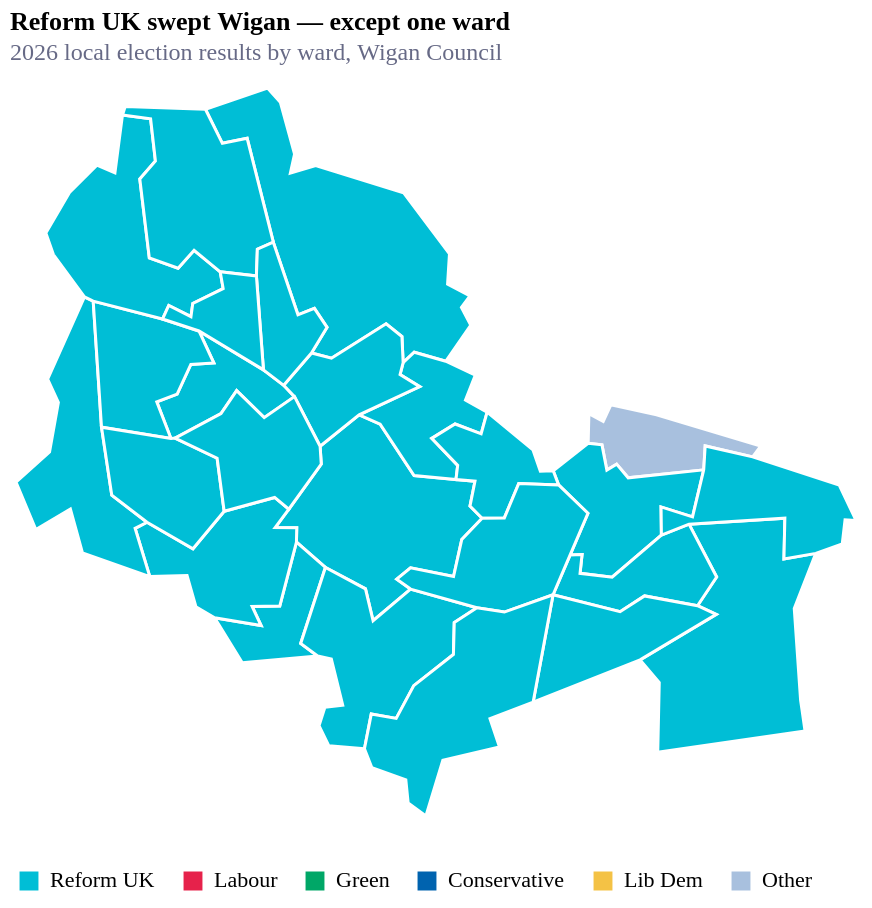

Write notebook code for a chart like this one.
### Code cell
color_scale = alt.Scale(
    domain=["Reform UK", "Labour", "Green", "Conservative", "Lib Dem", "Other"],
    range=["#00bed6", "#E6224B", "#00A767", "#0063AF", "#F4C245", "#a8c0de"],
)

chart_map_wigan = (
    alt.Chart(alt.Data(values=wigan_geo_all["features"]))
    .mark_geoshape(stroke="white", strokeWidth=1.5)
    .transform_lookup(
        lookup="properties.WD24NM",
        from_=alt.LookupData(
            data=df_wide,
            key="WD24NM",
            fields=["Ward", "winner", "Reform UK", "Labour", "Green", "Conservative", "Lib Dem"],
        ),
    )
    .encode(
        color=alt.Color(
            "winner:N",
            scale=color_scale,
            legend=alt.Legend(
                title=None,
                orient="bottom",
                symbolType="square",
                symbolSize=120,
                labelFontSize=11,
            ),
        ),
        tooltip=[
            alt.Tooltip("Ward:N",          title="Ward"),
            alt.Tooltip("winner:N",        title="Winner"),
            alt.Tooltip("Reform UK:Q",     title="Reform UK (%)",    format=".1f"),
            alt.Tooltip("Labour:Q",        title="Labour (%)",       format=".1f"),
            alt.Tooltip("Green:Q",         title="Green (%)",        format=".1f"),
            alt.Tooltip("Conservative:Q",  title="Conservative (%)", format=".1f"),
            alt.Tooltip("Lib Dem:Q",       title="Lib Dem (%)",      format=".1f"),
        ],
    )
    .project(type="mercator")
    .properties(
        width=420,
        height=380,
        title=alt.TitleParams(
            text="Reform UK swept Wigan — except one ward",
            subtitle=["2026 local election results by ward, Wigan Council"],
            subtitleColor="#676A86",
            subtitleFontSize=12,
            anchor="start",
        ),
    )
)

chart_map_wigan

### Figure 1 — Vega-Lite specification as saved in the notebook (floating-point values rounded to 4 significant figures)
{"config": {"font": "Circular Std", "mark": {"line": {"interpolate": "monotone"}}, "view": {"stroke": "transparent", "width": 400, "height": 300}, "range": {"category": ["#36B7B4", "#E6224B", "#F4C245", "#0063AF", "#00A767", "#179FDB", "#EB5C2E"], "diverging": ["#E6224B", "#E54753", "#C9C9C9", "#179FDB", "#122B39"], "heatmap": ["#C9C9C9", "#179FDB", "#0063AF", "#122B39"], "ordinal": ["#00A767", "#36B7B4", "#179FDB", "#0063AF", "#243B5A"]}, "axisX": {"domainColor": "#676A86", "domainOpacity": 0.5, "grid": false, "labelAngle": 0, "labelColor": "#676A86", "labelOpacity": 0.7, "orient": "bottom", "tickColor": "#676A86", "tickCount": 10, "tickOpacity": 0.5, "title": false, "titleAlign": "center", "titleAnchor": "middle", "titleColor": "#676A86", "titleFontSize": 12, "titleOpacity": 0.8, "titleY": -15}, "axisY": {"domainColor": "#676A86", "domainOpacity": 0.5, "gridColor": "#676A86", "gridDash": [1, 5], "gridOpacity": 0.5, "labelColor": "#676A86", "labelOpacity": 0.7, "labelPadding": 5, "tickColor": "#676A86", "tickCount": 8, "tickOpacity": 0.5, "ticks": false, "titleAlign": "left", "titleAngle": 0, "titleBaseline": "bottom", "titleColor": "#676A86", "titleFontSize": 12, "titleOpacity": 0.8, "titleX": 0, "titleY": -7}}, "data": {"values": [{"type": "Feature", "geometry": {"type": "Polygon", "coordinates": [[[-2.565, 53.52], [-2.558, 53.52], [-2.56, 53.52], [-2.556, 53.51], [-2.563, 53.51], [-2.566, 53.5], [-2.582, 53.5], [-2.588, 53.5], [-2.582, 53.5], [-2.596, 53.49], [-2.599, 53.5], [-2.614, 53.5], [-2.625, 53.51], [-2.625, 53.51], [-2.633, 53.51], [-2.628, 53.51], [-2.616, 53.52], [-2.616, 53.53], [-2.602, 53.54], [-2.594, 53.53], [-2.581, 53.52], [-2.565, 53.52]]]}, "properties": {"WD24NM": "Abram", "WD24CD": "E05014989"}}, {"type": "Feature", "geometry": {"type": "Polygon", "coordinates": [[[-2.614, 53.5], [-2.624, 53.48], [-2.617, 53.48], [-2.646, 53.48], [-2.656, 53.49], [-2.638, 53.49], [-2.642, 53.49], [-2.631, 53.49], [-2.625, 53.51], [-2.614, 53.5]]]}, "properties": {"WD24NM": "Ashton-in-Makerfield South", "WD24CD": "E05014990"}}, {"type": "Feature", "geometry": {"type": "Polygon", "coordinates": [[[-2.631, 53.61], [-2.626, 53.59], [-2.628, 53.59], [-2.618, 53.59], [-2.585, 53.59], [-2.568, 53.57], [-2.569, 53.56], [-2.56, 53.56], [-2.563, 53.56], [-2.56, 53.56], [-2.569, 53.55], [-2.581, 53.55], [-2.585, 53.55], [-2.586, 53.55], [-2.592, 53.56], [-2.612, 53.55], [-2.62, 53.55], [-2.614, 53.56], [-2.618, 53.56], [-2.625, 53.56], [-2.634, 53.57], [-2.644, 53.6], [-2.653, 53.6], [-2.659, 53.6], [-2.636, 53.61], [-2.631, 53.61]]]}, "properties": {"WD24NM": "Aspull, New Springs & Whelley", "WD24CD": "E05014991"}}, {"type": "Feature", "geometry": {"type": "Polygon", "coordinates": [[[-2.43, 53.5], [-2.439, 53.49], [-2.436, 53.47], [-2.436, 53.47], [-2.434, 53.47], [-2.49, 53.46], [-2.489, 53.48], [-2.496, 53.48], [-2.468, 53.49], [-2.475, 53.49], [-2.468, 53.5], [-2.478, 53.51], [-2.442, 53.51], [-2.442, 53.5], [-2.43, 53.5]]]}, "properties": {"WD24NM": "Astley", "WD24CD": "E05014992"}}, {"type": "Feature", "geometry": {"type": "Polygon", "coordinates": [[[-2.49, 53.54], [-2.451, 53.53], [-2.454, 53.53], [-2.472, 53.53], [-2.472, 53.52], [-2.501, 53.52], [-2.505, 53.52], [-2.509, 53.52], [-2.511, 53.53], [-2.516, 53.53], [-2.516, 53.54], [-2.51, 53.53], [-2.507, 53.54], [-2.49, 53.54]]]}, "properties": {"WD24NM": "Atherton North", "WD24CD": "E05014993"}}, {"type": "Feature", "geometry": {"type": "Polygon", "coordinates": [[[-2.472, 53.52], [-2.477, 53.51], [-2.488, 53.52], [-2.488, 53.51], [-2.507, 53.5], [-2.519, 53.5], [-2.518, 53.5], [-2.523, 53.5], [-2.516, 53.51], [-2.527, 53.52], [-2.529, 53.52], [-2.516, 53.53], [-2.511, 53.53], [-2.509, 53.52], [-2.505, 53.52], [-2.501, 53.52], [-2.472, 53.52]]]}, "properties": {"WD24NM": "Atherton South & Lilford", "WD24CD": "E05014994"}}, {"type": "Feature", "geometry": {"type": "Polygon", "coordinates": [[[-2.628, 53.51], [-2.633, 53.51], [-2.625, 53.51], [-2.625, 53.51], [-2.631, 53.49], [-2.642, 53.49], [-2.638, 53.49], [-2.656, 53.49], [-2.663, 53.49], [-2.666, 53.5], [-2.68, 53.5], [-2.686, 53.51], [-2.681, 53.51], [-2.664, 53.51], [-2.652, 53.51], [-2.633, 53.52], [-2.628, 53.51]]]}, "properties": {"WD24NM": "Bryn with Ashton-in-Makerfield North", "WD24CD": "E05014995"}}, {"type": "Feature", "geometry": {"type": "Polygon", "coordinates": [[[-2.638, 53.55], [-2.63, 53.54], [-2.626, 53.54], [-2.637, 53.53], [-2.648, 53.54], [-2.654, 53.54], [-2.671, 53.53], [-2.672, 53.53], [-2.678, 53.54], [-2.67, 53.54], [-2.665, 53.55], [-2.656, 53.55], [-2.662, 53.55], [-2.638, 53.55]]]}, "properties": {"WD24NM": "Douglas", "WD24CD": "E05014996"}}, {"type": "Feature", "geometry": {"type": "Polygon", "coordinates": [[[-2.582, 53.5], [-2.558, 53.49], [-2.566, 53.49], [-2.566, 53.48], [-2.581, 53.48], [-2.588, 53.47], [-2.597, 53.47], [-2.6, 53.46], [-2.613, 53.46], [-2.617, 53.47], [-2.615, 53.47], [-2.608, 53.47], [-2.612, 53.48], [-2.617, 53.48], [-2.624, 53.48], [-2.614, 53.5], [-2.599, 53.5], [-2.596, 53.49], [-2.582, 53.5]]]}, "properties": {"WD24NM": "Golborne & Lowton West", "WD24CD": "E05014997"}}, {"type": "Feature", "geometry": {"type": "Polygon", "coordinates": [[[-2.569, 53.55], [-2.558, 53.54], [-2.562, 53.54], [-2.554, 53.54], [-2.556, 53.53], [-2.566, 53.53], [-2.574, 53.53], [-2.565, 53.52], [-2.565, 53.52], [-2.581, 53.52], [-2.594, 53.53], [-2.602, 53.54], [-2.579, 53.54], [-2.586, 53.54], [-2.585, 53.55], [-2.581, 53.55], [-2.569, 53.55]]]}, "properties": {"WD24NM": "Hindley", "WD24CD": "E05014998"}}, {"type": "Feature", "geometry": {"type": "Polygon", "coordinates": [[[-2.529, 53.52], [-2.527, 53.52], [-2.542, 53.52], [-2.547, 53.51], [-2.556, 53.51], [-2.56, 53.52], [-2.558, 53.52], [-2.565, 53.52], [-2.565, 53.52], [-2.574, 53.53], [-2.566, 53.53], [-2.556, 53.53], [-2.554, 53.54], [-2.537, 53.53], [-2.534, 53.52], [-2.529, 53.52]]]}, "properties": {"WD24NM": "Hindley Green", "WD24CD": "E05014999"}}, {"type": "Feature", "geometry": {"type": "Polygon", "coordinates": [[[-2.585, 53.55], [-2.586, 53.54], [-2.579, 53.54], [-2.602, 53.54], [-2.616, 53.53], [-2.626, 53.54], [-2.63, 53.54], [-2.62, 53.55], [-2.612, 53.55], [-2.592, 53.56], [-2.586, 53.55], [-2.585, 53.55]]]}, "properties": {"WD24NM": "Ince", "WD24CD": "E05015000"}}, {"type": "Feature", "geometry": {"type": "Polygon", "coordinates": [[[-2.475, 53.49], [-2.495, 53.5], [-2.504, 53.49], [-2.529, 53.5], [-2.523, 53.5], [-2.518, 53.5], [-2.519, 53.5], [-2.507, 53.5], [-2.488, 53.51], [-2.478, 53.51], [-2.468, 53.5], [-2.475, 53.49]]]}, "properties": {"WD24NM": "Leigh Central & Higher Folds", "WD24CD": "E05015001"}}, {"type": "Feature", "geometry": {"type": "Polygon", "coordinates": [[[-2.475, 53.49], [-2.468, 53.49], [-2.496, 53.48], [-2.536, 53.47], [-2.529, 53.5], [-2.504, 53.49], [-2.495, 53.5], [-2.475, 53.49]]]}, "properties": {"WD24NM": "Leigh South", "WD24CD": "E05015002"}}, {"type": "Feature", "geometry": {"type": "Polygon", "coordinates": [[[-2.527, 53.52], [-2.516, 53.51], [-2.523, 53.5], [-2.529, 53.5], [-2.547, 53.49], [-2.558, 53.49], [-2.582, 53.5], [-2.588, 53.5], [-2.582, 53.5], [-2.566, 53.5], [-2.563, 53.51], [-2.556, 53.51], [-2.547, 53.51], [-2.542, 53.52], [-2.527, 53.52]]]}, "properties": {"WD24NM": "Leigh West", "WD24CD": "E05015003"}}, {"type": "Feature", "geometry": {"type": "Polygon", "coordinates": [[[-2.536, 53.47], [-2.553, 53.47], [-2.549, 53.46], [-2.57, 53.46], [-2.577, 53.45], [-2.583, 53.45], [-2.584, 53.45], [-2.597, 53.46], [-2.6, 53.46], [-2.597, 53.47], [-2.588, 53.47], [-2.581, 53.48], [-2.566, 53.48], [-2.566, 53.49], [-2.558, 53.49], [-2.547, 53.49], [-2.529, 53.5], [-2.536, 53.47]]]}, "properties": {"WD24NM": "Lowton East", "WD24CD": "E05015004"}}, {"type": "Feature", "geometry": {"type": "Polygon", "coordinates": [[[-2.701, 53.56], [-2.698, 53.53], [-2.694, 53.52], [-2.681, 53.51], [-2.686, 53.51], [-2.68, 53.5], [-2.705, 53.5], [-2.71, 53.51], [-2.723, 53.51], [-2.73, 53.52], [-2.718, 53.53], [-2.715, 53.54], [-2.719, 53.54], [-2.705, 53.56], [-2.701, 53.56]]]}, "properties": {"WD24NM": "Orrell", "WD24CD": "E05015005"}}, {"type": "Feature", "geometry": {"type": "Polygon", "coordinates": [[[-2.675, 53.56], [-2.662, 53.55], [-2.656, 53.55], [-2.665, 53.55], [-2.67, 53.54], [-2.678, 53.54], [-2.672, 53.53], [-2.698, 53.53], [-2.701, 53.56], [-2.675, 53.56]]]}, "properties": {"WD24NM": "Pemberton", "WD24CD": "E05015006"}}, {"type": "Feature", "geometry": {"type": "Polygon", "coordinates": [[[-2.654, 53.57], [-2.653, 53.56], [-2.664, 53.56], [-2.665, 53.56], [-2.673, 53.56], [-2.675, 53.56], [-2.701, 53.56], [-2.705, 53.56], [-2.716, 53.57], [-2.719, 53.58], [-2.71, 53.59], [-2.7, 53.59], [-2.693, 53.59], [-2.69, 53.6], [-2.68, 53.6], [-2.678, 53.59], [-2.684, 53.59], [-2.68, 53.57], [-2.67, 53.57], [-2.664, 53.57], [-2.654, 53.57]]]}, "properties": {"WD24NM": "Shevington with Lower Ground & Moor", "WD24CD": "E05015007"}}, {"type": "Feature", "geometry": {"type": "Polygon", "coordinates": [[[-2.659, 53.6], [-2.653, 53.6], [-2.644, 53.6], [-2.634, 53.57], [-2.64, 53.57], [-2.64, 53.57], [-2.654, 53.57], [-2.664, 53.57], [-2.67, 53.57], [-2.68, 53.57], [-2.684, 53.59], [-2.678, 53.59], [-2.68, 53.6], [-2.69, 53.6], [-2.689, 53.6], [-2.659, 53.6]]]}, "properties": {"WD24NM": "Standish with Langtree", "WD24CD": "E05015008"}}, {"type": "Feature", "geometry": {"type": "Polygon", "coordinates": [[[-2.454, 53.53], [-2.422, 53.52], [-2.415, 53.51], [-2.419, 53.51], [-2.421, 53.51], [-2.43, 53.5], [-2.442, 53.5], [-2.442, 53.51], [-2.478, 53.51], [-2.488, 53.51], [-2.488, 53.52], [-2.477, 53.51], [-2.472, 53.52], [-2.472, 53.53], [-2.454, 53.53]]]}, "properties": {"WD24NM": "Tyldesley & Mosley Common", "WD24CD": "E05015009"}}, {"type": "Feature", "geometry": {"type": "Polygon", "coordinates": [[[-2.62, 53.55], [-2.63, 53.54], [-2.638, 53.55], [-2.64, 53.57], [-2.64, 53.57], [-2.634, 53.57], [-2.625, 53.56], [-2.618, 53.56], [-2.614, 53.56], [-2.62, 53.55]]]}, "properties": {"WD24NM": "Wigan Central", "WD24CD": "E05015010"}}, {"type": "Feature", "geometry": {"type": "Polygon", "coordinates": [[[-2.64, 53.57], [-2.638, 53.55], [-2.662, 53.55], [-2.675, 53.56], [-2.673, 53.56], [-2.665, 53.56], [-2.664, 53.56], [-2.653, 53.56], [-2.654, 53.57], [-2.64, 53.57]]]}, "properties": {"WD24NM": "Wigan West", "WD24CD": "E05015011"}}, {"type": "Feature", "geometry": {"type": "Polygon", "coordinates": [[[-2.672, 53.53], [-2.671, 53.53], [-2.655, 53.53], [-2.652, 53.51], [-2.664, 53.51], [-2.681, 53.51], [-2.694, 53.52], [-2.698, 53.53], [-2.672, 53.53]]]}, "properties": {"WD24NM": "Winstanley", "WD24CD": "E05015012"}}, {"type": "Feature", "geometry": {"type": "Polygon", "coordinates": [[[-2.626, 53.54], [-2.616, 53.53], [-2.616, 53.52], [-2.628, 53.51], [-2.633, 53.52], [-2.652, 53.51], [-2.655, 53.53], [-2.671, 53.53], [-2.654, 53.54], [-2.648, 53.54], [-2.637, 53.53], [-2.626, 53.54]]]}, "properties": {"WD24NM": "Worsley Mesnes", "WD24CD": "E05015013"}}]}, "mark": {"type": "geoshape", "stroke": "white", "strokeWidth": 1.5}, "encoding": {"color": {"field": "winner", "legend": {"labelFontSize": 11, "orient": "bottom", "symbolSize": 120, "symbolType": "square", "title": null}, "scale": {"domain": ["Reform UK", "Labour", "Green", "Conservative", "Lib Dem", "Other"], "range": ["#00bed6", "#E6224B", "#00A767", "#0063AF", "#F4C245", "#a8c0de"]}, "type": "nominal"}, "tooltip": [{"field": "Ward", "title": "Ward", "type": "nominal"}, {"field": "winner", "title": "Winner", "type": "nominal"}, {"field": "Reform UK", "format": ".1f", "title": "Reform UK (%)", "type": "quantitative"}, {"field": "Labour", "format": ".1f", "title": "Labour (%)", "type": "quantitative"}, {"field": "Green", "format": ".1f", "title": "Green (%)", "type": "quantitative"}, {"field": "Conservative", "format": ".1f", "title": "Conservative (%)", "type": "quantitative"}, {"field": "Lib Dem", "format": ".1f", "title": "Lib Dem (%)", "type": "quantitative"}]}, "height": 380, "projection": {"type": "mercator"}, "title": {"text": "Reform UK swept Wigan — except one ward", "anchor": "start", "subtitle": ["2026 local election results by ward, Wigan Council"], "subtitleColor": "#676A86", "subtitleFontSize": 12}, "transform": [{"lookup": "properties.WD24NM", "from": {"data": {"name": "data-c6695f70fc676860f9958816d84e829c"}, "key": "WD24NM", "fields": ["Ward", "winner", "Reform UK", "Labour", "Green", "Conservative", "Lib Dem"]}}], "width": 420, "$schema": "https://vega.github.io/schema/vega-lite/v6.1.0.json", "datasets": {"data-c6695f70fc676860f9958816d84e829c": [{"Ward": "Abram", "Conservative": 4.5, "Green": 11.3, "Labour": 24.2, "Lib Dem": 4.0, "Other": 0.0, "Reform UK": 56.1, "winner": "Reform UK", "WD24NM": "Abram"}, {"Ward": "Ashton-in-Makerfield South", "Conservative": 8.4, "Green": 12.7, "Labour": 32.5, "Lib Dem": 0.0, "Other": 0.0, "Reform UK": 46.4, "winner": "Reform UK", "WD24NM": "Ashton-in-Makerfield South"}, {"Ward": "Aspull, New Springs & Whelley", "Conservative": 4.9, "Green": 9.6, "Labour": 32.6, "Lib Dem": 3.3, "Other": 0.0, "Reform UK": 49.6, "winner": "Reform UK", "WD24NM": "Aspull, New Springs & Whelley"}, {"Ward": "Astley", "Conservative": 8.4, "Green": 10.9, "Labour": 20.3, "Lib Dem": 0.0, "Other": 15.1, "Reform UK": 45.2, "winner": "Reform UK", "WD24NM": "Astley"}, {"Ward": "Atherton North", "Conservative": 3.5, "Green": 7.8, "Labour": 11.8, "Lib Dem": 0.0, "Other": 47.5, "Reform UK": 29.3, "winner": "Other", "WD24NM": "Atherton North"}, {"Ward": "Atherton South & Lilford", "Conservative": 5.8, "Green": 10.0, "Labour": 21.8, "Lib Dem": 0.0, "Other": 11.5, "Reform UK": 50.9, "winner": "Reform UK", "WD24NM": "Atherton South & Lilford"}, {"Ward": "Bryn with Ashton-in-Makerfield North", "Conservative": 6.8, "Green": 11.8, "Labour": 24.1, "Lib Dem": 5.2, "Other": 0.0, "Reform UK": 52.2, "winner": "Reform UK", "WD24NM": "Bryn with Ashton-in-Makerfield North"}, {"Ward": "Douglas", "Conservative": 4.2, "Green": 10.5, "Labour": 20.0, "Lib Dem": 3.5, "Other": 17.6, "Reform UK": 44.2, "winner": "Reform UK", "WD24NM": "Douglas"}, {"Ward": "Golborne & Lowton West", "Conservative": 9.1, "Green": 8.2, "Labour": 32.9, "Lib Dem": 0.0, "Other": 6.7, "Reform UK": 43.2, "winner": "Reform UK", "WD24NM": "Golborne & Lowton West"}, {"Ward": "Hindley", "Conservative": 4.0, "Green": 10.7, "Labour": 21.4, "Lib Dem": 3.6, "Other": 8.1, "Reform UK": 52.3, "winner": "Reform UK", "WD24NM": "Hindley"}, {"Ward": "Hindley Green", "Conservative": 4.8, "Green": 7.2, "Labour": 32.7, "Lib Dem": 3.0, "Other": 0.0, "Reform UK": 52.3, "winner": "Reform UK", "WD24NM": "Hindley Green"}, {"Ward": "Ince", "Conservative": 3.7, "Green": 11.8, "Labour": 19.6, "Lib Dem": 4.3, "Other": 2.4, "Reform UK": 58.3, "winner": "Reform UK", "WD24NM": "Ince"}, {"Ward": "Leigh Central & Higher Folds", "Conservative": 6.2, "Green": 15.0, "Labour": 25.2, "Lib Dem": 0.0, "Other": 5.3, "Reform UK": 48.3, "winner": "Reform UK", "WD24NM": "Leigh Central & Higher Folds"}, {"Ward": "Leigh South", "Conservative": 7.5, "Green": 8.7, "Labour": 25.1, "Lib Dem": 5.5, "Other": 5.7, "Reform UK": 47.5, "winner": "Reform UK", "WD24NM": "Leigh South"}, {"Ward": "Leigh West", "Conservative": 6.7, "Green": 10.7, "Labour": 25.5, "Lib Dem": 5.3, "Other": 0.0, "Reform UK": 51.8, "winner": "Reform UK", "WD24NM": "Leigh West"}, {"Ward": "Lowton East", "Conservative": 29.7, "Green": 10.0, "Labour": 24.4, "Lib Dem": 0.0, "Other": 0.0, "Reform UK": 35.8, "winner": "Reform UK", "WD24NM": "Lowton East"}, {"Ward": "Orrell", "Conservative": 19.4, "Green": 11.6, "Labour": 24.2, "Lib Dem": 4.9, "Other": 0.0, "Reform UK": 39.9, "winner": "Reform UK", "WD24NM": "Orrell"}, {"Ward": "Pemberton", "Conservative": 4.9, "Green": 12.0, "Labour": 24.5, "Lib Dem": 4.4, "Other": 0.0, "Reform UK": 54.2, "winner": "Reform UK", "WD24NM": "Pemberton"}, {"Ward": "Shevington with Lower Ground & Moor", "Conservative": 7.0, "Green": 14.2, "Labour": 25.8, "Lib Dem": 4.2, "Other": 5.7, "Reform UK": 43.1, "winner": "Reform UK", "WD24NM": "Shevington with Lower Ground & Moor"}, {"Ward": "Standish with Langtree", "Conservative": 14.4, "Green": 14.8, "Labour": 19.9, "Lib Dem": 2.1, "Other": 15.9, "Reform UK": 32.9, "winner": "Reform UK", "WD24NM": "Standish with Langtree"}, {"Ward": "Tyldesley & Mosley Common", "Conservative": 8.3, "Green": 14.2, "Labour": 19.8, "Lib Dem": 0.0, "Other": 12.9, "Reform UK": 44.7, "winner": "Reform UK", "WD24NM": "Tyldesley & Mosley Common"}, {"Ward": "Wigan Central", "Conservative": 7.3, "Green": 12.9, "Labour": 30.0, "Lib Dem": 5.7, "Other": 0.0, "Reform UK": 44.1, "winner": "Reform UK", "WD24NM": "Wigan Central"}, {"Ward": "Wigan West", "Conservative": 4.7, "Green": 14.3, "Labour": 28.1, "Lib Dem": 5.7, "Other": 0.0, "Reform UK": 47.3, "winner": "Reform UK", "WD24NM": "Wigan West"}, {"Ward": "Winstanley", "Conservative": 6.4, "Green": 8.2, "Labour": 31.0, "Lib Dem": 4.6, "Other": 0.0, "Reform UK": 49.7, "winner": "Reform UK", "WD24NM": "Winstanley"}, {"Ward": "Worsley Mesnes", "Conservative": 3.0, "Green": 9.5, "Labour": 25.2, "Lib Dem": 3.2, "Other": 8.1, "Reform UK": 50.9, "winner": "Reform UK", "WD24NM": "Worsley Mesnes"}]}}
